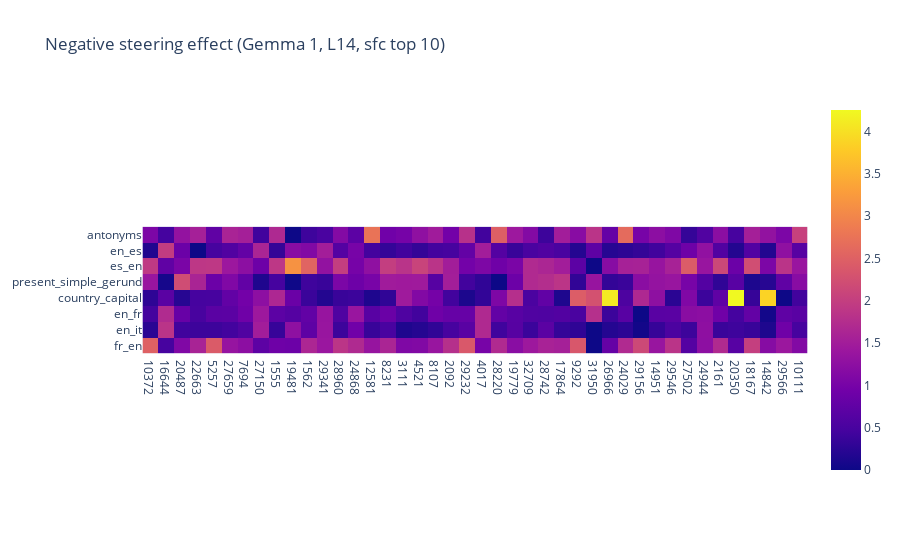

Notebook code for this chart:
### Code cell
import plotly.express as px
import pandas as pd
import numpy as np

normalized_losses = {}

# drop_features = [55186, 18719]
drop_features = []
drop_ids = [features.index(feature) for feature in drop_features]

features_dropped = [feature for feature in features if feature not in drop_features]

for task_name, losses in negative_task_losses.items():
    base_loss = losses[1]
    losses = [x[0].tolist() for x in losses[0]]
    losses = np.array(losses)
    losses = np.delete(losses, drop_ids)

    losses = losses - base_loss[0]
    
    max_loss = np.max(losses)
    min_loss = np.min(losses)

    losses = (losses - min_loss) / (max_loss - min_loss)
    
    # mean_loss = np.mean(losses - base_loss)

    # base_acc = losses[1][1]

    # accs = [base_acc - loss[1] for loss in losses[0]]
    normalized_losses[task_name] = losses


heatmap = np.zeros((len(task_names), len(features_dropped)))

for i, task_name in enumerate(task_names):
    for j, feature in enumerate(features_dropped):
        heatmap[i, j] = normalized_losses[task_name][j]

heatmap /= np.mean(heatmap, axis=0, keepdims=True)



# heatmap = np.where(heatmap > 0, np.log(heatmap), -10)
# heatmap[np.isnan(heatmap)] = np.min(heatmap[np.isfinite(heatmap)])
# heatmap[np.isinf(heatmap)] = np.max(heatmap[np.isfinite(heatmap)])

# heatmap = np.clip(heatmap, -5, 5)


fig = px.imshow(heatmap, x=[str(x) for x in features_dropped], y=task_names, title=f"Negative steering effect (Gemma 1, L{layer}, sfc top 10)")

fig.show()

### Figure 1 — Plotly figure (JSON) as saved in the notebook; plotly's stock layout.template omitted (floating-point values rounded to 4 significant figures; data arrays with more than 128 entries replaced by an {"elided": "..."} marker saying what was removed)
{"data": [{"coloraxis": "coloraxis", "hovertemplate": "x: %{x}<br>y: %{y}<br>color: %{z}<extra></extra>", "name": "0", "type": "heatmap", "x": ["10372", "16644", "20487", "22663", "5257", "27659", "7694", "27150", "1555", "19481", "1562", "29341", "28960", "24868", "12581", "8231", "3111", "4521", "8107", "2092", "29232", "4017", "28220", "19779", "32709", "28742", "17864", "9292", "31950", "26966", "24029", "29156", "14951", "29546", "27502", "24944", "2161", "20350", "18167", "14842", "29566", "10111"], "xaxis": "x", "y": ["antonyms", "en_es", "es_en", "present_simple_gerund", "country_capital", "en_fr", "en_it", "fr_en"], "yaxis": "y", "z": {"elided": "8x42 float values"}}], "layout": {"coloraxis": {"colorscale": [[0, "#0d0887"], [0.1111, "#46039f"], [0.2222, "#7201a8"], [0.3333, "#9c179e"], [0.4444, "#bd3786"], [0.5556, "#d8576b"], [0.6667, "#ed7953"], [0.7778, "#fb9f3a"], [0.8889, "#fdca26"], [1, "#f0f921"]]}, "title": {"text": "Negative steering effect (Gemma 1, L14, sfc top 10)"}, "xaxis": {"anchor": "y", "constrain": "domain", "domain": [0, 1], "scaleanchor": "y"}, "yaxis": {"anchor": "x", "autorange": "reversed", "constrain": "domain", "domain": [0, 1]}}}
